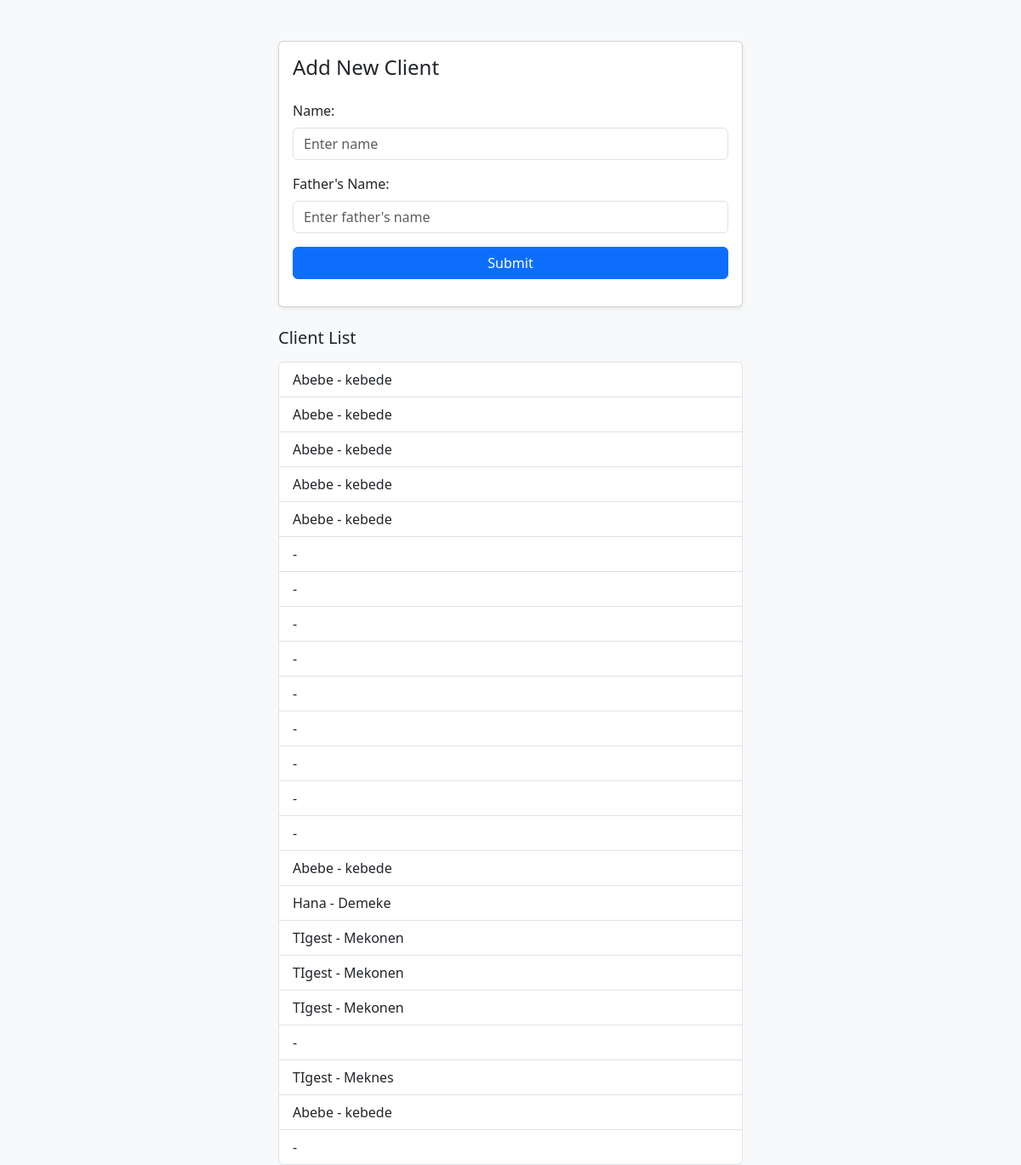
The app's page /clientn/ with its own data.
### maintain/models.py (models this page shows)
class client(models.Model):
    name = models.CharField(max_length=50)
    fname = models.CharField(max_length=50)
    date = models.DateTimeField(auto_now_add=True)

### maintain/views.py (the view, shortened to what this page needs)
# urls.py: path('clientn/',clientn,name ='clientn'),
def clientn(request):
    clients = client.objects.all()
    return render(request,'add_client.html',{'client':clients})

### maintain/templates/add_client.html (shortened to what this page needs)
<html lang="en">
<head>
    <link href="https://cdn.jsdelivr.net/npm/bootstrap@5.3.0/dist/css/bootstrap.min.css" rel="stylesheet">
</head>
<body class="bg-light">
    <div class="container mt-5">
        <div class="row justify-content-center">
            <div class="col-md-6">
                <div class="card shadow-sm mb-4">
                    <div class="card-body">
                        <h4 class="card-title mb-4">Add New Client</h4>
                        <form method="POST">
                            <div class="mb-3">
                                <label class="form-label">Name:</label>
                                <input type="text" name="cname" class="form-control" placeholder="Enter name">
                            </div>
                            <div class="mb-3">
                                <label class="form-label">Father's Name:</label>
                                <input type="text" name="cfname" class="form-control" placeholder="Enter father's name">
                            </div>
                            <button type="submit" class="btn btn-primary w-100">Submit</button>
                        </form>
                    </div>
                </div>
                <h5 class="mb-3">Client List</h5>
                <ul class="list-group">
                    {% for i in client %}
                    <li class="list-group-item d-flex justify-content-between align-items-center">
                        {{ i.name }} - {{ i.fname }}</span>
                    </li>
                    {% empty %}
                    <li class="list-group-item text-center text-muted">No clients found.</li>
                    {% endfor %}
                </ul>
            </div>
        </div>
    </div>
</body>
</html>

### records on screen
client: name "Abebe", fname "kebede"
client: name "Abebe", fname "kebede"
client: name "Abebe", fname "kebede"
client: name "Abebe", fname "kebede"
client: name "Abebe", fname "kebede"
client: name "Abebe", fname "kebede"
client: name "Hana", fname "Demeke"
client: name "TIgest", fname "Mekonen"
client: name "TIgest", fname "Mekonen"
client: name "TIgest", fname "Mekonen"
client: name "TIgest", fname "Meknes"
client: name "Abebe", fname "kebede"
